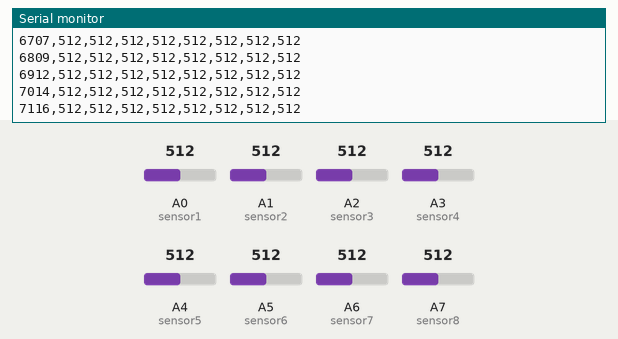
This sketch was run on a simulated Arduino Nano, built with avr-gcc and run on an emulated ATmega328P. On the bench: the last lines printed to the serial monitor. The inputs (shaded band) are chosen by the test bench; at power-on: A0 (sensor1) = 512, A1 (sensor2) = 512, A2 (sensor3) = 512, A3 (sensor4) = 512, A4 (sensor5) = 512, A5 (sensor6) = 512, A6 (sensor7) = 512, A7 (sensor8) = 512.

Above: at 7.2 s.
7.3 s: A0 (sensor1) set to 106
At 7.33 s:
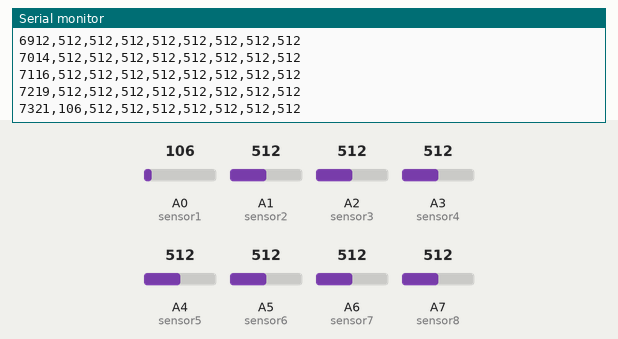
10.3 s: A0 (sensor1) set to 94
At 10.3 s:
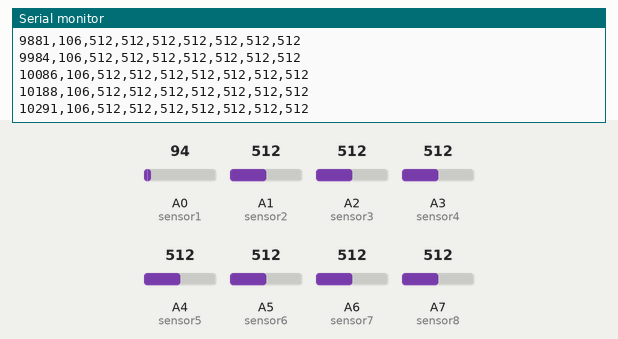
Timing chart, 0 to 13.3 s (numbered marks = the images above; inputs shaded):
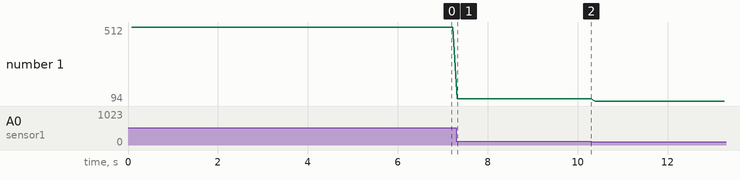

The sketch:

arduino_code.ino
```cpp
const float VCC = 3.3;
const int sensor1= A0;
const int sensor2 = A1;
const int sensor3 = A2;
const int sensor4 = A3;
const int sensor5 = A4;
const int sensor6 = A5;
const int sensor7 = A6;
const int sensor8 = A7;

int data1, data2, data3, data4, data5, data6, data7, data8;

String dataLabel1 = "sensor1";
String dataLabel2 = "sensor2";
String dataLabel3 = "sensor3";
String dataLabel4 = "sensor4";
String dataLabel5 = "sensor5";
String dataLabel6 = "sensor6";
String datalabel7 = "sensor7";
String dataLabel8 = "sensor8";

void setup() {
  Serial.begin(9600);
  pinMode(sensor1, INPUT);
  pinMode(sensor2, INPUT);
  pinMode(sensor3, INPUT);
  pinMode(sensor4, INPUT);
  pinMode(sensor5, INPUT);
  pinMode(sensor6, INPUT);
  pinMode(sensor7, INPUT);
  pinMode(sensor8, INPUT);
  Serial.println("time_ms, sensor1, sensor2, sensor3, sensor4, sensor5, sensor6, sensor7, sensor8");
}

void loop(){

  data1 = analogRead(sensor1);
  data2 = analogRead(sensor2);
  data3 = analogRead(sensor3);
  data4 = analogRead(sensor4);
  data5 = analogRead(sensor5);
  data6 = analogRead(sensor6);
  data7 = analogRead(sensor7);
  data8 = analogRead(sensor8);
  Serial.print(millis());
  Serial.print(",");
  Serial.print(data1);
  Serial.print(",");
  Serial.print(data2);
  Serial.print(",");
  Serial.print(data3);
  Serial.print(",");
  Serial.print(data4);
  Serial.print(",");
  Serial.print(data5);
  Serial.print(",");
  Serial.print(data6);
  Serial.print(",");
  Serial.print(data7);
  Serial.print(",");
  Serial.println(data8);

  delay(100);
}
```

Measured:
- after the input at 7.3 s, the serial monitor: prints a new line at once (image 1)
- plotted number 1: 512 → 106 after the input at 7.3 s
